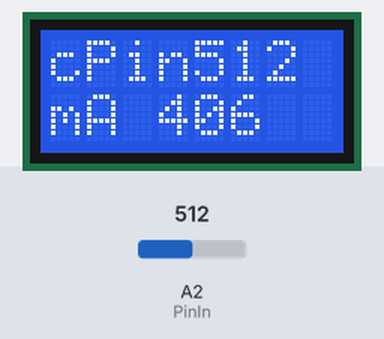
The sketch below on a simulated Arduino Uno, built with avr-gcc and run on an emulated ATmega328P. Parts: 8×2 character LCD. The inputs (shaded band) are chosen by the test bench; at power-on: A2 (PinIn) = 512. What the sketch prints to the serial monitor is not drawn.

Above: at 1.2 s.
1.3 s: A2 (PinIn) set to 716
At 1.57 s:
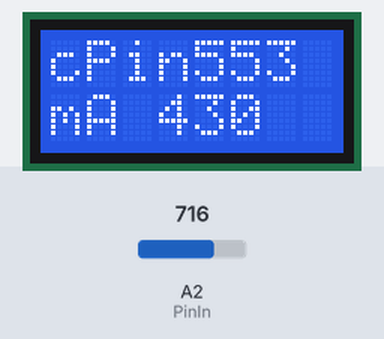
2.9 s: A2 (PinIn) set to 900
At 3.01 s:
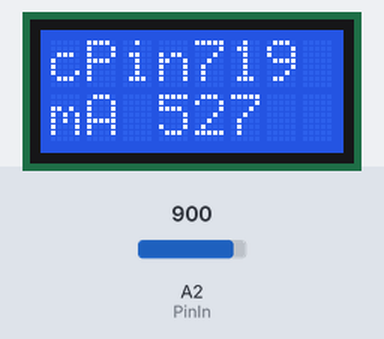
4.4 s: A2 (PinIn) set to 1023
At 10.2 s:
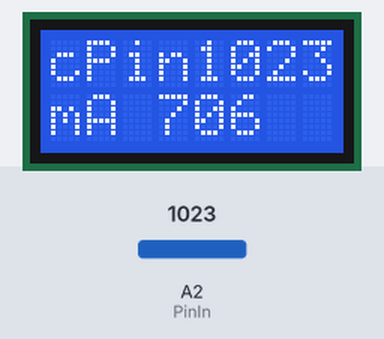
Timing chart, 0 to 11.7 s (numbered marks = the images above; inputs shaded):
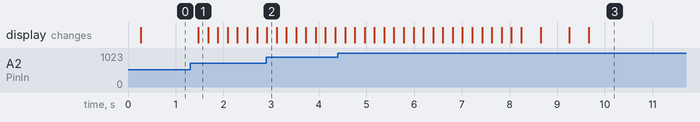

The sketch:

ReadAnalCurrMap.ino
```cpp
/*ReadAnalCurrMap also copy in voltSampB2 folder, will it open with it?
  //   reads analog input on pin X, and prints the result
  //   to the serial monitor if it has changed; uses mapping values to map
  //   pin AR to actual current (voltage across 2 ohm) going to op-amp A.
  //   Uses: analRead, expon moving averag, map, round
*/

// for 8x2 LCD, include the library
#include <LiquidCrystal.h>
// initialize new lcd object with the Arduino pins
LiquidCrystal lcd(12, 11, 4, 5, 6, 7);

float newAvg;
float prevAvg;          // globals, appear in setup and loop
float indxAvg;

// float pinSees;
// int current;  local vars in loop only

#define PinIn A2

// setup runs once
void setup()
{
  // initialize serial communication at 9600 bits per second:
  Serial.begin(9600);
  // set up the LCD's number of columns and rows:
  lcd.begin(8, 2);
  pinMode(16, INPUT);   // same as A2
  prevAvg = analogRead(PinIn);  // just some starting place for the MA
  //  indxAvg = prevAvg;          // init this value for MA calc in loop
}

void loop()
{
  static int count = 0;
  // read the input on current analog pin, use moving average to stabilize
  float pinSees = analogRead(PinIn);
  newAvg = pinSees * 0.2 + prevAvg * 0.8; // update expon moving average of AR
  // map AR ticks to current (mA)
  // convert analog reading (0 - 1023) to current (via amplified voltage (0-1.9 across Rc)

  //int current = map(newAvg,575,948,600,900);  //  Rl 9.2
  // int current = map(newAvg,586,849,600,800);  //  Rl 14
  // int current = map(newAvg,210,656,300,650);  // with Rc 2, Rl 16
 // int current = map(newAvg, 215, 262, 240, 340); // with Rc 2, Rl 30 cold
   int current = map(newAvg,127,467,180,380); //for 2.7 ohm Rc 27 ohm Rl cold
  // int current = map(newAvg,121,625,80,250);  //with 5 Rc and 36 Rl(adj+2+5 in series)

  // print the new MA if changed
  if (round(newAvg) != round(prevAvg)|| count == 1)
  {
    Serial.print("pin out= ");
    Serial.print(newAvg, 0); // int part of float only
    Serial.print(" calc curr = ");
    Serial.println(current);
    // indxAvg = newAvg;
    // print raw pin reads to LCD
    lcd.clear();  // first clear screen
    lcd.print("cPin" + String(round(newAvg)));
    lcd.setCursor(0, 1);  // second line
    lcd.print("mA " + String(current));
  }
  prevAvg = newAvg;
    count++;
  if (count >= 11) count = 0;
  delay (200);   // five loops / second
}
```

Measured:
- after the input at 1.3 s, the display: changes after 0.17 s (image 1)
